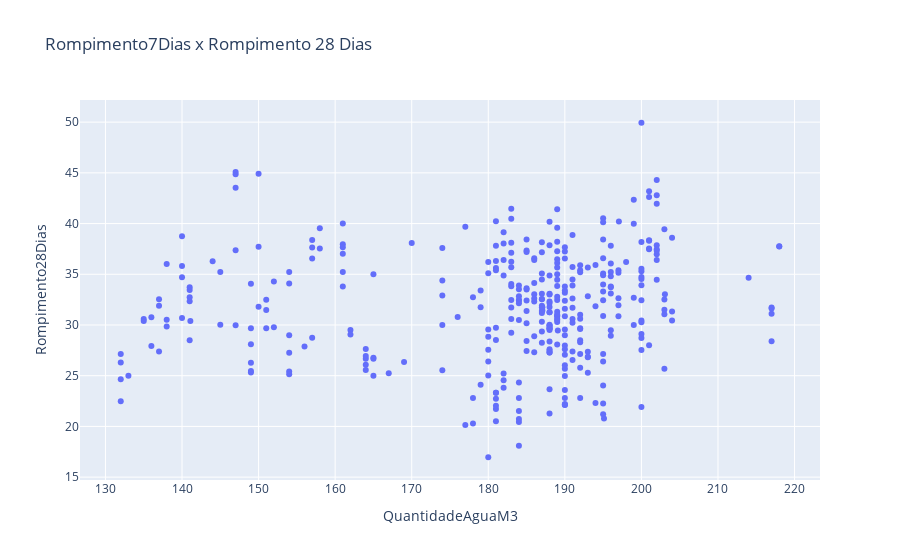

Source (notebook cell):
### Code cell
fig = px.scatter(dados_aglomerante, x="QuantidadeAguaM3", y="Rompimento28Dias", title='Rompimento7Dias x Rompimento 28 Dias')
fig.show()

### Figure 1 — Plotly figure (JSON) as saved in the notebook; plotly's stock layout.template omitted (floating-point values rounded to 4 significant figures; data arrays with more than 128 entries replaced by an {"elided": "..."} marker saying what was removed)
{"data": [{"hovertemplate": "QuantidadeAguaM3=%{x}<br>Rompimento28Dias=%{y}<extra></extra>", "legendgroup": "", "marker": {"color": "#636efa", "symbol": "circle"}, "mode": "markers", "name": "", "orientation": "v", "showlegend": false, "type": "scatter", "x": {"elided": "361 float values"}, "xaxis": "x", "y": {"elided": "361 float values"}, "yaxis": "y"}], "layout": {"legend": {"tracegroupgap": 0}, "title": {"text": "Rompimento7Dias x Rompimento 28 Dias"}, "xaxis": {"anchor": "y", "domain": [0, 1], "title": {"text": "QuantidadeAguaM3"}}, "yaxis": {"anchor": "x", "domain": [0, 1], "title": {"text": "Rompimento28Dias"}}}}
